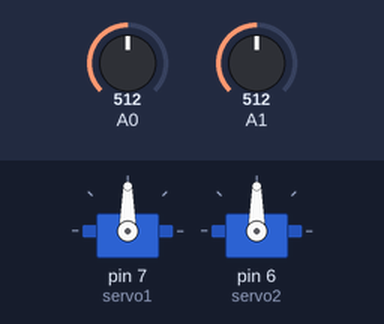
Bench run of a sketch on a simulated Arduino Uno, built with avr-gcc and run on an emulated ATmega328P. Shown: 2 × servo. Inputs (shaded band) come from the test bench; at power-on: A0 = 512, A1 = 512.

Above: at 1.2 s.
1.3 s: A0 set to 689
2.8 s: A0 set to 712
At 3.27 s:
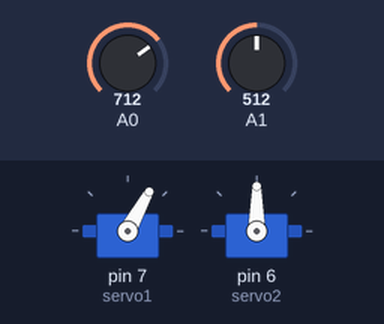
At 4.6 s:
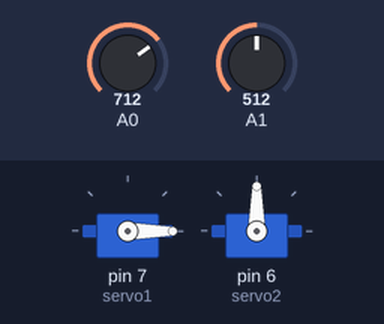
5.8 s: A1 set to 691
7.3 s: A1 set to 709
At 9.1 s:
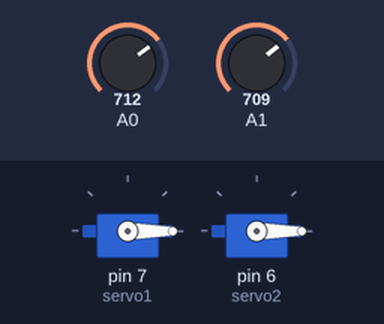
10.3 s: A1 set to 214
11.8 s: A1 set to 185
At 15.1 s:
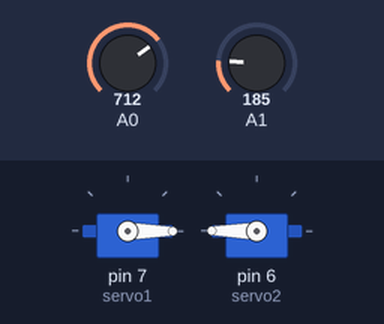
Timing chart, 0 to 15.8 s (numbered marks = the images above; inputs shaded):
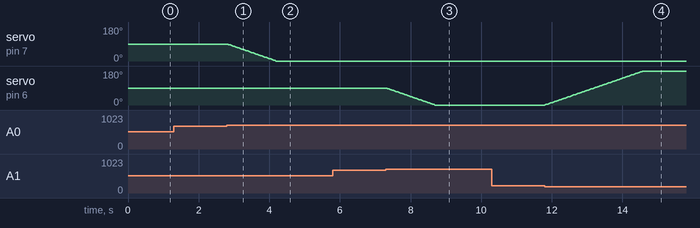

Measured:
- the behaviour switches between 700 and 701 on A0 (found by bisection; images 0 and 1)
- the behaviour switches between 700 and 701 on A1 (found by bisection; images 2 and 3)
- the behaviour switches between 200 and 199 on A1 (found by bisection; images 3 and 4)
- after the input at 1.3 s, every drawn part: stays the same
- after the input at 2.8 s, servo on pin 7 (servo1): moves from 90° to 0° over 1.4 s, starting at once
- after the input at 5.8 s, every drawn part: stays the same
- after the input at 7.3 s, servo on pin 6 (servo2): moves from 90° to 0° over 1.4 s, starting at once
- after the input at 10.3 s, every drawn part: stays the same
- after the input at 11.8 s, servo on pin 6 (servo2): moves from 0° to 180° over 2.8 s, starting at once

The sketch:

grua_arduino.ino
```cpp
//Servo library -> Version 1.1.7
#include <Servo.h>

//Definition of the servos
Servo servo1;
Servo servo2;

int axis1 = 90;
int axis2 = 90;

void setup() {
  //These are the pins
  servo1.attach(7);
  servo2.attach(6);

  servo1.write(90);
  servo2.write(90);
}

void loop() {
  //SERVO 1
  if (analogRead(0) < 200 && axis1 < 180) {
    axis1++;
    servo1.write(axis1);
  }
  if (analogRead(0) > 700 && axis1 > 0) {
    axis1--;
    servo1.write(axis1);
  }

  //SERVO 2
  if (analogRead(1) < 200 && axis2 < 180) {
    axis2++;
    servo2.write(axis2);
  }
  if (analogRead(1) > 700 && axis2 > 0) {
    axis2--;
    servo2.write(axis2);
  }

  delay(15);
}
```
